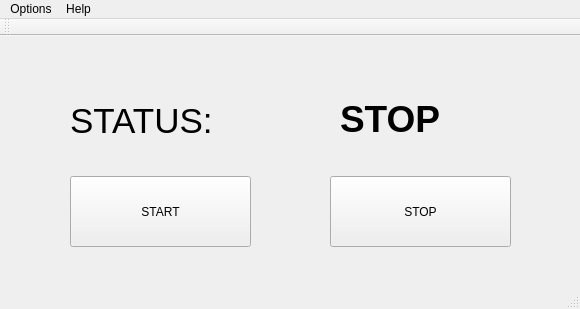
<?xml version="1.0" encoding="UTF-8"?>
<ui version="4.0">
 <class>MainWindow</class>
 <widget class="QMainWindow" name="MainWindow">
  <property name="geometry">
   <rect>
    <x>0</x>
    <y>0</y>
    <width>580</width>
    <height>309</height>
   </rect>
  </property>
  <property name="windowTitle">
   <string>Control HC-SR04</string>
  </property>
  <widget class="QWidget" name="centralWidget">
   <widget class="QPushButton" name="btnStart">
    <property name="geometry">
     <rect>
      <x>70</x>
      <y>140</y>
      <width>181</width>
      <height>71</height>
     </rect>
    </property>
    <property name="text">
     <string>START</string>
    </property>
   </widget>
   <widget class="QPushButton" name="btnStop">
    <property name="geometry">
     <rect>
      <x>330</x>
      <y>140</y>
      <width>181</width>
      <height>71</height>
     </rect>
    </property>
    <property name="text">
     <string>STOP</string>
    </property>
   </widget>
   <widget class="QLabel" name="lbDisplayStatus">
    <property name="geometry">
     <rect>
      <x>70</x>
      <y>40</y>
      <width>181</width>
      <height>91</height>
     </rect>
    </property>
    <property name="text">
     <string>&lt;html&gt;&lt;head/&gt;&lt;body&gt;&lt;p align=&quot;justify&quot;&gt;&lt;span style=&quot; font-size:26pt;&quot;&gt;STATUS:&lt;/span&gt;&lt;/p&gt;&lt;/body&gt;&lt;/html&gt;</string>
    </property>
   </widget>
   <widget class="QLabel" name="lbStatus">
    <property name="geometry">
     <rect>
      <x>340</x>
      <y>38</y>
      <width>281</width>
      <height>91</height>
     </rect>
    </property>
    <property name="text">
     <string>&lt;html&gt;&lt;head/&gt;&lt;body&gt;&lt;p&gt;&lt;span style=&quot; font-size:28pt; font-weight:600;&quot;&gt;STOP&lt;/span&gt;&lt;/p&gt;&lt;/body&gt;&lt;/html&gt;</string>
    </property>
   </widget>
  </widget>
  <widget class="QMenuBar" name="menuBar">
   <property name="geometry">
    <rect>
     <x>0</x>
     <y>0</y>
     <width>580</width>
     <height>26</height>
    </rect>
   </property>
   <widget class="QMenu" name="menuOptions">
    <property name="title">
     <string>Options</string>
    </property>
    <addaction name="actionConfig_Serial_Port"/>
   </widget>
   <widget class="QMenu" name="menuHelp">
    <property name="title">
     <string>Help</string>
    </property>
    <addaction name="actionHow_to_use"/>
    <addaction name="separator"/>
    <addaction name="actionAbout"/>
   </widget>
   <addaction name="menuOptions"/>
   <addaction name="menuHelp"/>
  </widget>
  <widget class="QToolBar" name="mainToolBar">
   <attribute name="toolBarArea">
    <enum>TopToolBarArea</enum>
   </attribute>
   <attribute name="toolBarBreak">
    <bool>false</bool>
   </attribute>
  </widget>
  <widget class="QStatusBar" name="statusBar"/>
  <action name="actionConfig_Serial_Port">
   <property name="text">
    <string>Config Serial Port</string>
   </property>
  </action>
  <action name="actionHow_to_use">
   <property name="text">
    <string>How to use</string>
   </property>
  </action>
  <action name="actionAbout">
   <property name="text">
    <string>About</string>
   </property>
  </action>
 </widget>
 <layoutdefault spacing="6" margin="11"/>
 <resources/>
 <connections/>
</ui>
